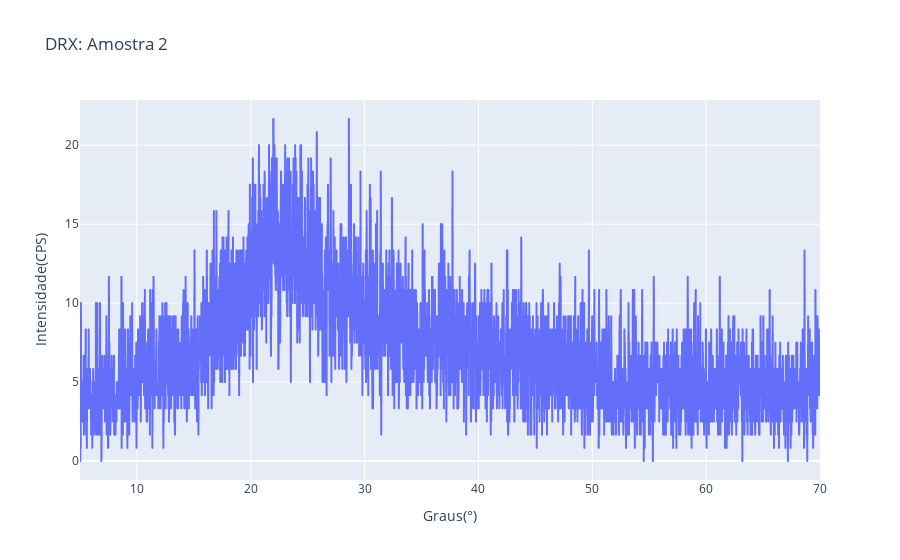

The notebook cell saved with this chart:
### Markdown cell above
## Plotando com a biblioteca Plotly:

É possível plotar um gráfico interativo e verificar os pontos cruciais para a análise do material em questão.

### Code cell
px.line(a2, x="x", y="y", title='DRX: Amostra 2', labels={'x': 'Graus(°) ', 'y':'Intensidade(CPS)'})

### Figure 1 — Plotly figure (JSON) as saved in the notebook; plotly's stock layout.template omitted (floating-point values rounded to 4 significant figures; data arrays with more than 128 entries replaced by an {"elided": "..."} marker saying what was removed)
{"data": [{"hovertemplate": "Graus(°) =%{x}<br>Intensidade(CPS)=%{y}<extra></extra>", "legendgroup": "", "line": {"color": "#636efa", "dash": "solid"}, "mode": "lines", "name": "", "showlegend": false, "type": "scattergl", "x": {"elided": "3251 float values"}, "xaxis": "x", "y": {"elided": "3251 float values"}, "yaxis": "y"}], "layout": {"legend": {"tracegroupgap": 0}, "title": {"text": "DRX: Amostra 2"}, "xaxis": {"anchor": "y", "domain": [0, 1], "title": {"text": "Graus(°) "}}, "yaxis": {"anchor": "x", "domain": [0, 1], "title": {"text": "Intensidade(CPS)"}}}}
